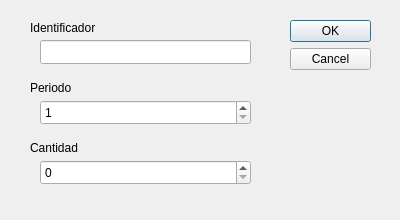
<?xml version="1.0" encoding="UTF-8"?>
<ui version="4.0">
 <class>InsertDataDialog</class>
 <widget class="QDialog" name="InsertDataDialog">
  <property name="geometry">
   <rect>
    <x>0</x>
    <y>0</y>
    <width>400</width>
    <height>220</height>
   </rect>
  </property>
  <property name="minimumSize">
   <size>
    <width>400</width>
    <height>220</height>
   </size>
  </property>
  <property name="maximumSize">
   <size>
    <width>400</width>
    <height>220</height>
   </size>
  </property>
  <property name="windowTitle">
   <string>Insertar dato</string>
  </property>
  <widget class="QDialogButtonBox" name="buttonBox">
   <property name="geometry">
    <rect>
     <x>290</x>
     <y>20</y>
     <width>81</width>
     <height>241</height>
    </rect>
   </property>
   <property name="orientation">
    <enum>Qt::Vertical</enum>
   </property>
   <property name="standardButtons">
    <set>QDialogButtonBox::Cancel|QDialogButtonBox::Ok</set>
   </property>
  </widget>
  <widget class="QLabel" name="targetLabel">
   <property name="geometry">
    <rect>
     <x>30</x>
     <y>20</y>
     <width>101</width>
     <height>16</height>
    </rect>
   </property>
   <property name="text">
    <string>Identificador</string>
   </property>
  </widget>
  <widget class="QLabel" name="periodLabel">
   <property name="geometry">
    <rect>
     <x>30</x>
     <y>80</y>
     <width>121</width>
     <height>16</height>
    </rect>
   </property>
   <property name="text">
    <string>Periodo</string>
   </property>
  </widget>
  <widget class="QLabel" name="sizeLabel">
   <property name="geometry">
    <rect>
     <x>30</x>
     <y>140</y>
     <width>101</width>
     <height>16</height>
    </rect>
   </property>
   <property name="text">
    <string>Cantidad</string>
   </property>
  </widget>
  <widget class="QLineEdit" name="targetEdit">
   <property name="geometry">
    <rect>
     <x>40</x>
     <y>40</y>
     <width>211</width>
     <height>24</height>
    </rect>
   </property>
  </widget>
  <widget class="QSpinBox" name="sizeEdit">
   <property name="geometry">
    <rect>
     <x>40</x>
     <y>160</y>
     <width>211</width>
     <height>25</height>
    </rect>
   </property>
   <property name="suffix">
    <string/>
   </property>
   <property name="maximum">
    <number>999999999</number>
   </property>
  </widget>
  <widget class="QSpinBox" name="periodEdit">
   <property name="geometry">
    <rect>
     <x>40</x>
     <y>100</y>
     <width>211</width>
     <height>25</height>
    </rect>
   </property>
   <property name="minimum">
    <number>1</number>
   </property>
   <property name="maximum">
    <number>999999999</number>
   </property>
  </widget>
 </widget>
 <resources/>
 <connections>
  <connection>
   <sender>buttonBox</sender>
   <signal>accepted()</signal>
   <receiver>InsertDataDialog</receiver>
   <slot>accept()</slot>
   <hints>
    <hint type="sourcelabel">
     <x>248</x>
     <y>254</y>
    </hint>
    <hint type="destinationlabel">
     <x>157</x>
     <y>274</y>
    </hint>
   </hints>
  </connection>
  <connection>
   <sender>buttonBox</sender>
   <signal>rejected()</signal>
   <receiver>InsertDataDialog</receiver>
   <slot>reject()</slot>
   <hints>
    <hint type="sourcelabel">
     <x>316</x>
     <y>260</y>
    </hint>
    <hint type="destinationlabel">
     <x>286</x>
     <y>274</y>
    </hint>
   </hints>
  </connection>
 </connections>
</ui>
